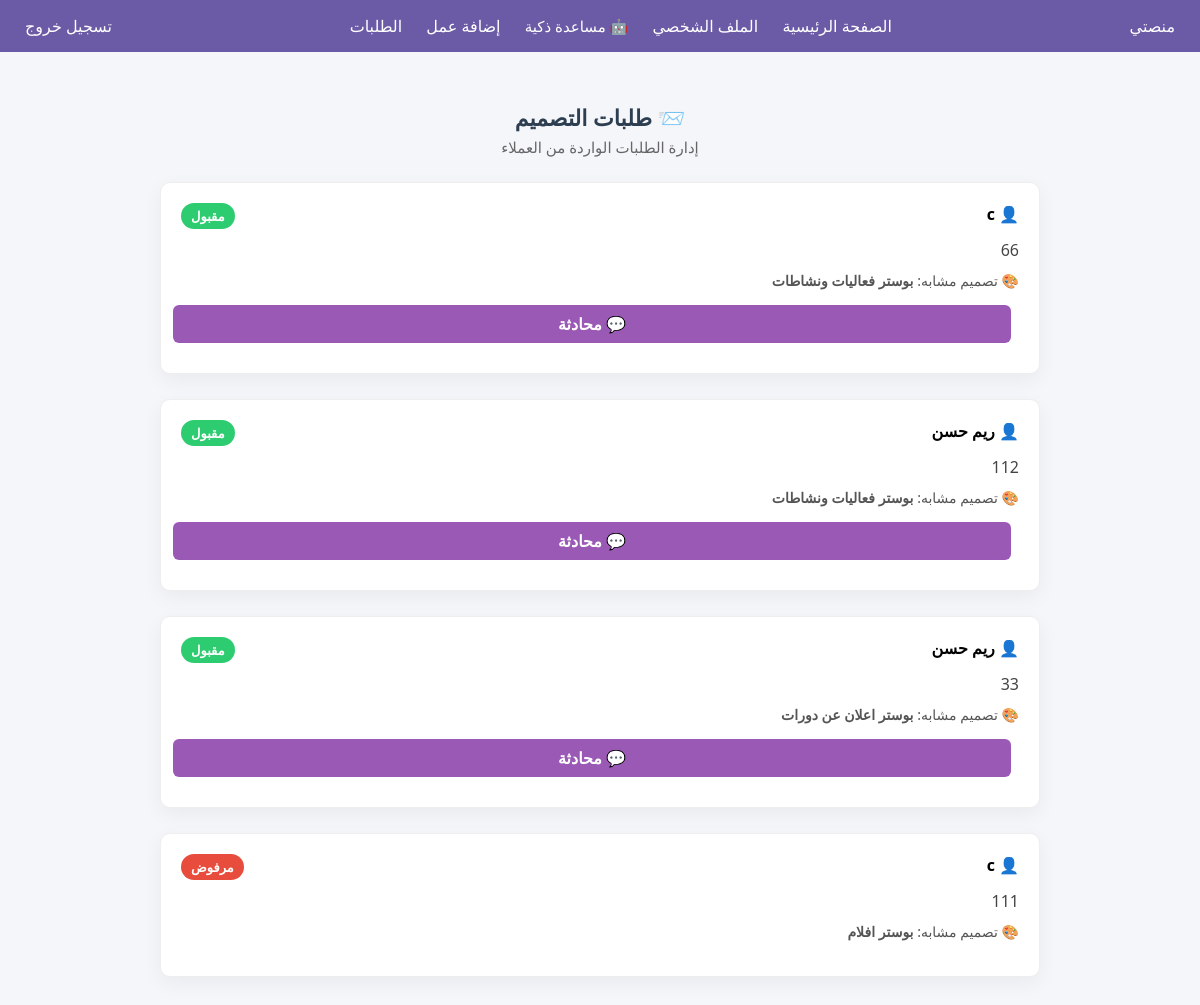
Page /designer/requests (signed in) on the earlier database version.
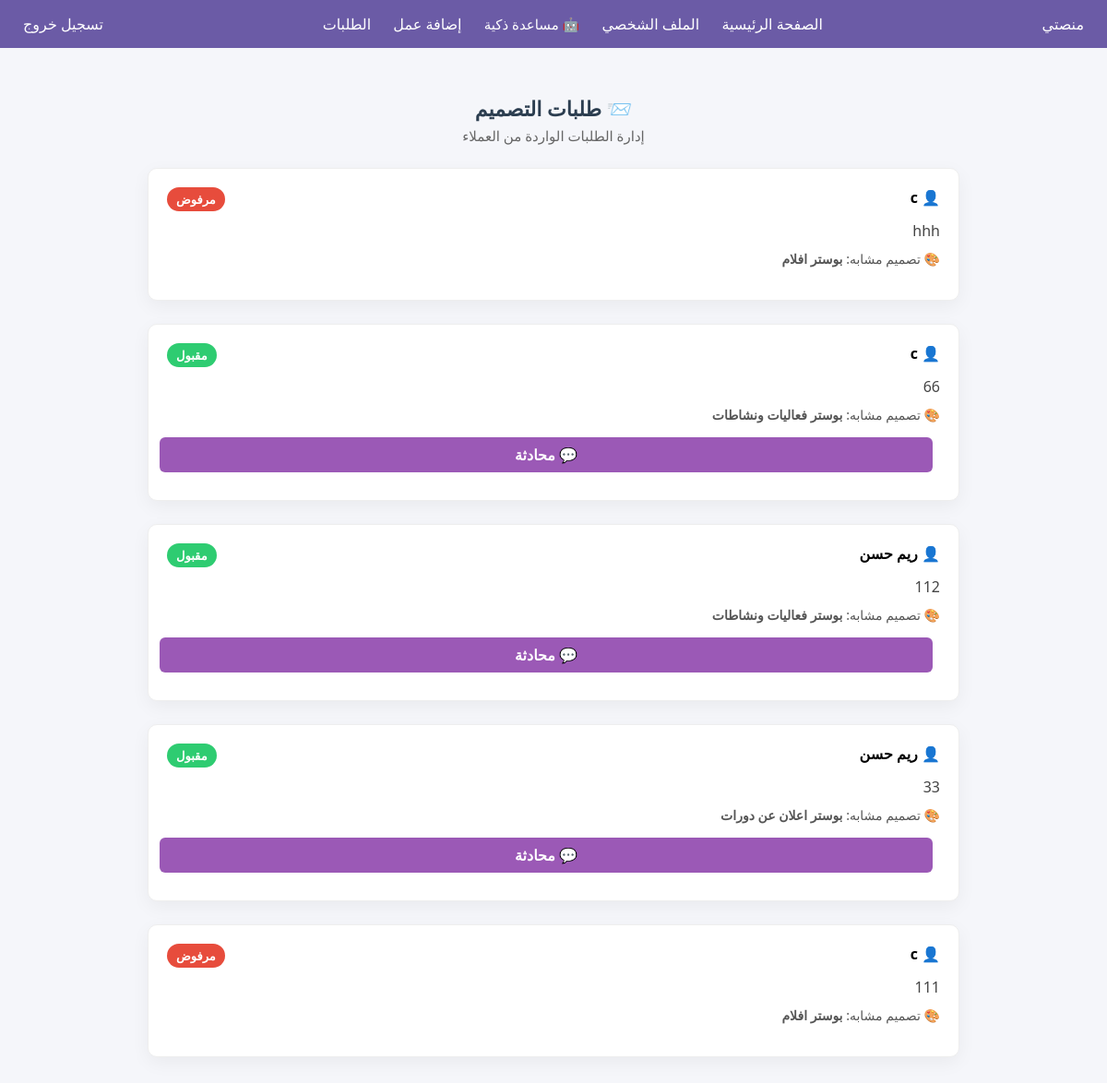
Same page on the later database version.
### tables this page shows
CREATE TABLE requests (
    id INTEGER PRIMARY KEY AUTOINCREMENT,
        client_id INTEGER NOT NULL,
            designer_id INTEGER NOT NULL,
                design_id INTEGER,
                    description TEXT NOT NULL,
                        status TEXT DEFAULT 'مفتوح',
                            created_at TIMESTAMP DEFAULT CURRENT_TIMESTAMP
                            , chat_enabled INTEGER DEFAULT 0);

CREATE TABLE users (
            id INTEGER PRIMARY KEY AUTOINCREMENT,
            username TEXT NOT NULL,
            email TEXT NOT NULL,
            password TEXT NOT NULL,
            role TEXT NOT NULL
        , active INTEGER DEFAULT 1, bio TEXT DEFAULT '', portfolio TEXT DEFAULT '', specialty TEXT DEFAULT '', work_type TEXT DEFAULT '');

CREATE TABLE designs (
    id INTEGER PRIMARY KEY AUTOINCREMENT,
    designer_id INTEGER,
    title TEXT,
    description TEXT,
    image_path TEXT,
    FOREIGN KEY (designer_id) REFERENCES users(id)
);

### app/designer/routes.py (the view)
@designer_bp.route('/requests')
def designer_requests():
    if not designer_required():
        flash('غير مسموح بالدخول')
        return redirect(url_for('auth.login'))
    conn = sqlite3.connect(Config.DATABASE)
    conn.row_factory = sqlite3.Row
    requests = conn.execute("""
        SELECT
            r.id,
            r.description,
            r.status,
            u.username AS client_name,
            d.title AS design_title
        FROM requests r
        JOIN users u ON r.client_id = u.id
        LEFT JOIN designs d ON r.design_id = d.id
        WHERE r.designer_id = ?
        ORDER BY r.created_at DESC
    """, (session['user_id'],)).fetchall()
    conn.close()
    return render_template(
        'designer/requests.html',
        requests=requests
    )

### app/designer/routes.py (called while the page is built)
def designer_required():
    return 'role' in session and session['role'] == 'designer'

### app/designer/templates/designer/requests.html (shortened to what this page needs)
{% extends 'base.html' %}
{% block content %}
<div class="designer-requests-page">
    <div class="page-header">
        <h2>📨 طلبات التصميم</h2>
        <p>إدارة الطلبات الواردة من العملاء</p>
    </div>
    {% if requests %}
        <div class="requests-list">
            {% for req in requests %}
            <div class="request-card">
                <div class="request-top">
                    <span class="client-name">
                        👤 {{ req['client_name'] }}
                    </span>
                    <span class="status status-{{ req['status'] }}">
                        {{ req['status'] }}
                    </span>
                </div>
                <p class="request-desc">
                    {{ req['description'] }}
                </p>
                {% if req['design_title'] %}
                <p class="design-ref">
                    🎨 تصميم مشابه: <strong>{{ req['design_title'] }}</strong>
                </p>
                {% endif %}
                <div class="request-actions">
                    {% if req['status'] == 'مفتوح' %}
                        <a href="{{ url_for('designer.accept_request', request_id=req['id']) }}" class="btn accept">قبول</a>
                        <a href="{{ url_for('designer.reject_request', request_id=req['id']) }}" class="btn reject">رفض</a>
                    {% elif req['status'] == 'مقبول' %}
                        <a href="{{ url_for('chat.chat', request_id=req['id']) }}" class="btn chat">💬 محادثة</a>
                    {% endif %}
                </div>
            </div>
            {% endfor %}
        </div>
    {% else %}
        <div class="empty-box">
            لا يوجد طلبات حاليًا
        </div>
    {% endif %}
</div>
{% endblock %}

### app/templates/base.html (shortened to what this page needs)
<!DOCTYPE html>
<html lang="ar">
<head>
    <link rel="stylesheet" href="{{ url_for('static', filename='style.css') }}">
</head>
<body>
<nav class="navbar">
    <div class="navbar-container">
        <div class="nav-left">
            <a href="/" class="logo">منصتي</a>
        </div>
        <div class="nav-center">
            <a href="{{ url_for('home.home') }}">الصفحة الرئيسية</a>
            <a href="{{ url_for('client.profile') if session['role'] == 'client' else url_for('designer.profile') }}">
                الملف الشخصي
            </a>
            <button id="ai-button" class="ai-nav-btn">
                🤖 مساعدة ذكية
            </button>
            {% if session['role'] == 'designer' %}
                <a href="{{ url_for('designer.add_design') }}">إضافة عمل</a>
                <a href="{{ url_for('designer.designer_requests') }}">الطلبات</a>
            {% endif %}
        </div>
        <div class="nav-right">
            <a href="{{ url_for('auth.logout') }}" class="btn-logout">تسجيل خروج</a>
        </div>
    </div>
</nav>
<main>
    {% block content %}{% endblock %}
</main>
</body>
</html>

### app/static/style.css (style rules this page uses)
* { margin: 0; padding: 0; box-sizing: border-box; font-family: 'Segoe UI', Tahoma, Geneva, Verdana, sans-serif; }
body { direction: rtl; background-color: #f5f6fa; }
.request-card, .portfolio-card { background-color: #fff; padding: 15px; margin-bottom: 10px; border-radius: 10px; box-shadow: 0 2px 8px rgba(0,0,0,0.1); }
.navbar { background: #6b5ba6; padding: 15px; color: #fff; }
.navbar-container { display: flex; justify-content: space-between; align-items: center; }
.navbar a { color: #fff; margin: 0 10px; text-decoration: none; }
.page-header { text-align: center; margin-bottom: 30px; }
.page-header h2 { font-size: 22px; font-weight: 600; margin-bottom: 8px; }
.page-header p { font-size: 14px; color: #777; }
.btn { display: block; width: 100%; padding: 12px; text-align: center; border-radius: 5px; text-decoration: none; font-weight: bold; margin-bottom: 10px; cursor: pointer; border: none; }
.page-header { text-align: center; margin-bottom: 25px; }
.page-header h2 { margin-bottom: 8px; color: #2c3e50; }
.page-header p { color: #666; font-size: 15px; }
.request-card { background: #fff; border-radius: 10px; border: 1px solid #eee; box-shadow: 0 4px 15px rgba(0,0,0,0.06); padding: 25px; }
.request-card { background: #fff; border: 1px solid #eee; border-radius: 10px; padding: 20px; box-shadow: 0 4px 12px rgba(0,0,0,0.08); transition: transform 0.3s, box-shadow 0.3s; position: relative; }
.status { padding: 5px 12px; border-radius: 6px; font-weight: bold; display: inline-block; font-size: 0.9rem; }
.status { padding: 6px 14px; border-radius: 999px; font-size: 13px; font-weight: bold; color: #fff; }
.status-مقبول { background: #10b981; }
.status-مرفوض { background: #ef4444; }
.ai-nav-btn { background: none; border: none; color: white; font-size: 15px; cursor: pointer; margin-left: 10px; position: relative; z-index: 10; }

### app/templates/base.html (style rules this page uses)
.ai-nav-btn { background: none; border: none; color: white; font-size: 15px; cursor: pointer; margin: 0 10px; position: relative; z-index: 10; }

### app/designer/templates/designer/requests.html (style rules this page uses)
.designer-requests-page { max-width: 900px; margin: 40px auto; padding: 10px; }
.page-header { margin-bottom: 25px; }
.page-header h2 { margin-bottom: 5px; }
.page-header p { color: #666; }
.requests-list { display: flex; flex-direction: column; gap: 15px; }
.request-card { background: #fff; border-radius: 10px; padding: 20px; box-shadow: 0 6px 20px rgba(0,0,0,0.05); }
.request-top { display: flex; justify-content: space-between; margin-bottom: 10px; }
.client-name { font-weight: bold; }
.status { padding: 4px 10px; border-radius: 20px; font-size: 13px; color: #fff; }
.status-مقبول { background: #2ecc71; }
.status-مرفوض { background: #e74c3c; }
.request-desc { margin: 10px 0; color: #444; }
.design-ref { font-size: 14px; color: #555; }
.request-actions { margin-top: 15px; }
.btn { padding: 8px 18px; border-radius: 6px; text-decoration: none; color: white; font-weight: bold; margin-right: 8px; }
.chat { background: #9b59b6; }

Differences in the rows shown:
added requests: client_name "c", status "مرفوض", description "hhh", design_title "بوستر افلام"
